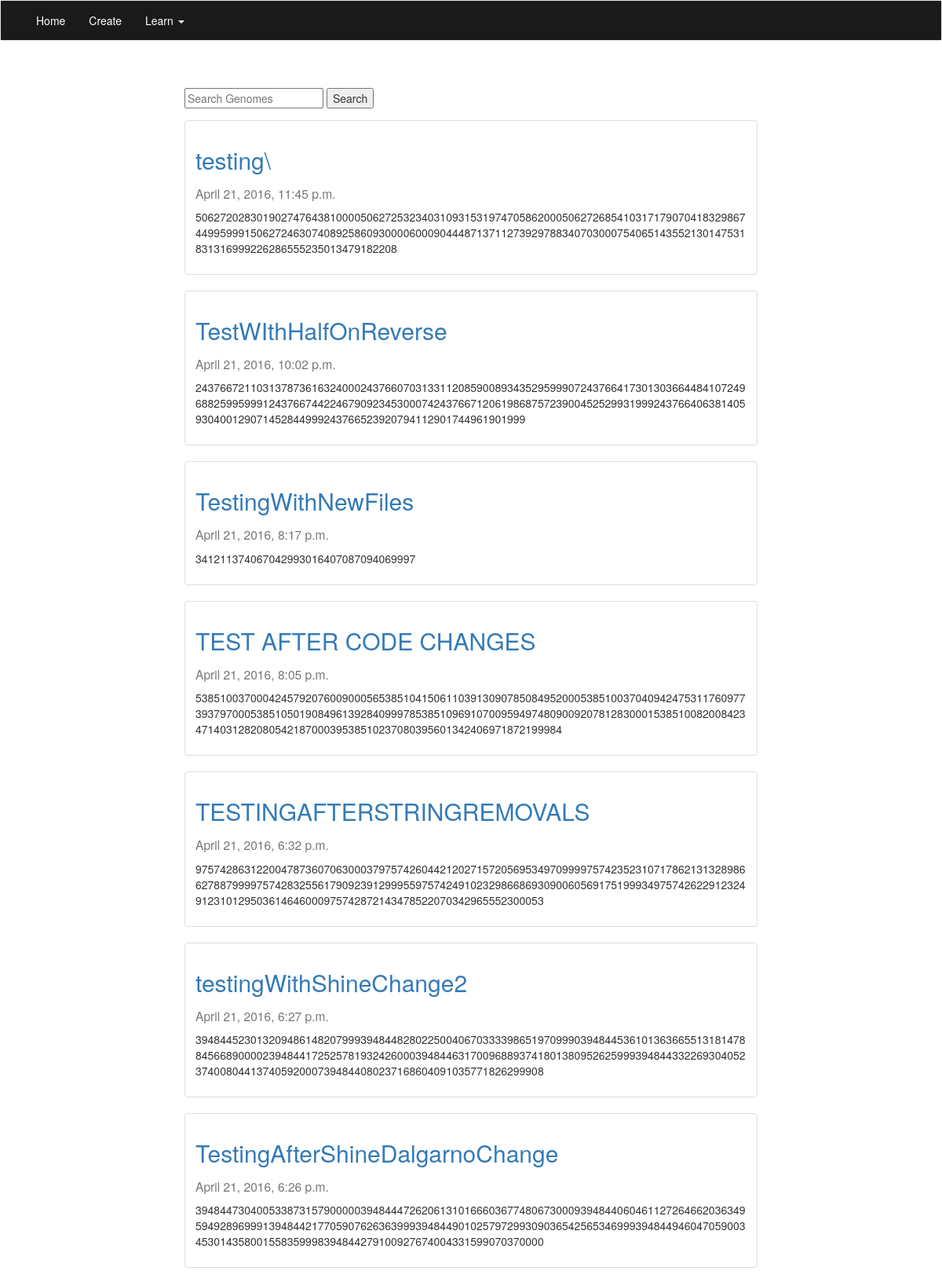
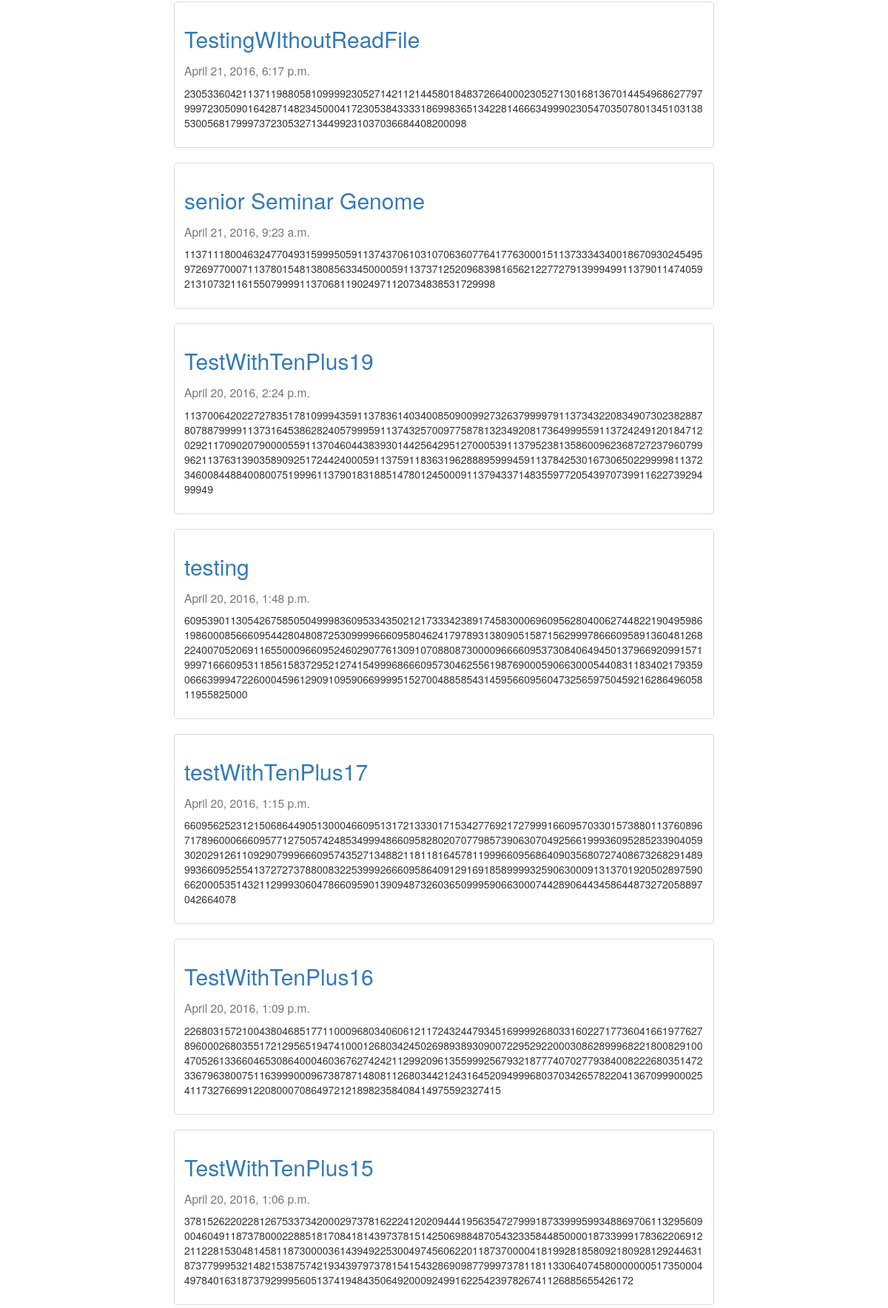
The page /genome/ (upper part) on the database its author committed (2 pictures, top to bottom).
### main/models.py (models this page shows, shortened)
class Genome(models.Model):
    title = models.CharField(max_length=255)
    file = models.FileField(null=True, blank=True)
    sequence = models.TextField()
    timestamp = models.DateTimeField(auto_now=True, auto_now_add=False)
    updated = models.DateTimeField(auto_now=False, auto_now_add=True)
    def get_absolute_url(self):
        return reverse("genome:detail", kwargs={"id": self.id})
    class Meta:
        ordering = ["-timestamp"]

### main/views.py (the view)
def list(request):
    all_genomes = Genome.objects.all()
    query = request.GET.get('q')
    if query:
        all_genomes = all_genomes.filter(title__contains=query)
    context = {
        'genome_list': all_genomes,
    }
    return render(request, "genome_list.html", context)

### templates/genome_list.html (shortened to what this page needs)
{% extends 'base.html' %}
{% block content %}
    <div class="col-sm-8 col-sm-offset-2">
<form method="get" action="" style="margin-bottom: 2%">
    <input type="text" name="q" placeholder="Search Genomes" value="{{ request.GET.q }}"/>
    <input type="submit" value="Search"/>
    </form>
{% for genome in genome_list %}
        <div class="row">
  <div class="col-sm-12">
    <div class="thumbnail">
      <div class="caption">
        <h3><a href="{{ genome.get_absolute_url }}"> <h2>{{ genome.title }}</h2> </a>
            <small> {{ genome.timestamp }}</small></h3>
        <p style="word-wrap: break-word">{{ genome.sequence }}</p>
      </div>
    </div>
  </div>
     </div>
{% endfor %}
    </div>
{% endblock %}

### templates/base.html (shortened to what this page needs)
<!DOCTYPE html>
<html lang="en">
<head>
<link rel="stylesheet" type="text/css" href="../static/index.css"/>
  <link rel="stylesheet" href="http://maxcdn.bootstrapcdn.com/bootstrap/3.3.6/css/bootstrap.min.css">
</head>
<body style ="background-image: url('https://i.ytimg.com/vi/vkb0L-JvXNQ/maxresdefault.jpg')">
{% include "header.html" %}
<div class="container">
{% block content %} {% endblock %}
</div>
</body>
</html>

### templates/header.html (shortened to what this page needs)
{% block header %}
<nav class="navbar navbar-default" style="margin-bottom: 0;">
  <div class="container-fluid" style="background-color: #1a1a1a">
    <div class="collapse navbar-collapse" id="bs-example-navbar-collapse-1">
      <ul class="nav navbar-nav">
        <li class=""><a href="/genome" style="color: white">Home<span class="sr-only">(current)</span></a></li>
        <li><a href="/genome/create" style="color: white">Create</a></li>
        <li class="dropdown">
          <a href="#" class="dropdown-toggle" data-toggle="dropdown" role="button" aria-haspopup="true"
             aria-expanded="false" style = "color: white"> Learn <span class="caret"></span></a>
        </li>
      </ul>
    </div>
  </div>
</nav>
{%  endblock header %}

### static/index.css (style rules this page uses)
body { //background-color: black; }
body > .container { padding-top: 60px; }
.row p { //color:whitesmoke; }

### rows shown on the page
Genome: title "testing\\", timestamp "April 21, 2016, 11:45 p.m.", sequence "506272028301902747643810000506272532340310931531974705862000506272685410317179070418329867449959991506272463074089258609300006000904448713711273929788340703000754065143552130147531831316999226286555235013479182208"
Genome: title "TestWIthHalfOnReverse", timestamp "April 21, 2016, 10:02 p.m.", sequence "243766721103137873616324000243766070313311208590089343529599907243766417301303664484107249688259959991243766744224679092345300074243766712061986875723900452529931999243766406381405930400129071452844999243766523920794112901744961901999"
Genome: title "TestingWithNewFiles", timestamp "April 21, 2016, 8:17 p.m.", sequence "341211374067042993016407087094069997"
Genome: title "TEST AFTER CODE CHANGES", timestamp "April 21, 2016, 8:05 p.m.", sequence "538510037000424579207600900056538510415061103913090785084952000538510037040942475311760977393797000538510501908496139284099978538510969107009594974809009207812830001538510082008423471403128208054218700039538510237080395601342406971872199984"
Genome: title "TESTINGAFTERSTRINGREMOVALS", timestamp "April 21, 2016, 6:32 p.m.", sequence "975742863122004787360706300037975742604421202715720569534970999975742352310717862131328986627887999975742832556179092391299955975742491023298668693090060569175199934975742622912324912310129503614646000975742872143478522070342965552300053"
Genome: title "testingWithShineChange2", timestamp "April 21, 2016, 6:27 p.m.", sequence "394844523013209486148207999394844828022500406703333986519709990394844536101363665513181478845668900002394844172525781932426000394844631700968893741801380952625999394844332269304052374008044137405920007394844080237168604091035771826299908"
Genome: title "TestingAfterShineDalgarnoChange", timestamp "April 21, 2016, 6:26 p.m.", sequence "394844730400533873157900000394844472620613101666036774806730009394844060461127264662036349594928969991394844217705907626363999394844901025797299309036542565346999394844946047059003453014358001558359998394844279100927674004331599070370000"
Genome: title "TestingWIthoutReadFile", timestamp "April 21, 2016, 6:17 p.m.", sequence "2305336042113711988058109999230527142112144580184837266400023052713016813670144549686277979997230509016428714823450004172305384333318699836513422814666349990230547035078013451031385300568179997372305327134499231037036684408200098"
Genome: title "senior Seminar Genome", timestamp "April 21, 2016, 9:23 a.m.", sequence "113711180046324770493159995059113743706103107063607764177630001511373334340018670930245495972697700071137801548138085633450000591137371252096839816562122772791399949911379011474059213107321161550799991137068119024971120734838531729998"
Genome: title "TestWithTenPlus19", timestamp "April 20, 2016, 2:24 p.m.", sequence "11370064202272783517810999435911378361403400850900992732637999979113734322083490730238288780788799991137316453862824057999591137432570097758781323492081736499955911372424912018471202921170902079000055911370460443839301442564295127000539113795238135860096236872723796079996211376313903589092517244240005911375911836319628889599945911378425301673065022999981137234600844884008007519996113790183188514780124500091137943371483559772054397073991162273929499949"
Genome: title "testing", timestamp "April 20, 2016, 1:48 p.m.", sequence "60953901130542675850504999836095334350212173334238917458300069609562804006274482219049598619860008566609544280480872530999966609580462417978931380905158715629997866609589136048126822400705206911655000966095246029077613091070880873000096666095373084064945013796692099157199971666095311856158372952127415499968666095730462556198769000590663000544083118340217935906663999472260004596129091095906699995152700488585431459566095604732565975045921628649605811955825000"
Genome: title "testWithTenPlus17", timestamp "April 20, 2016, 1:15 p.m.", sequence "660956252312150686449051300046609513172133301715342776921727999166095703301573880113760896717896000666095771275057424853499948660958280207077985739063070492566199936095285233904059302029126110929079996660957435271348821181181645781199966095686409035680727408673268291489993660952554137272737880083225399926660958640912916918589999325906300091313701920502897590662000535143211299930604786609590139094873260365099959066300074428906443458644873272058897042664078"
Genome: title "TestWithTenPlus16", timestamp "April 20, 2016, 1:09 p.m.", sequence "2268031572100438046851771100096803406061211724324479345169999268033160227177360416619776278960002680355172129565194741000126803424502698938930900722952922000308628999682218008291004705261336604653086400046036762742421129920961355999256793218777407027793840082226803514723367963800751163999000967387871480811268034421243164520949996803703426578220413670999000254117327669912208000708649721218982358408414975592327415"
Genome: title "TestWithTenPlus15", timestamp "April 20, 2016, 1:06 p.m.", sequence "378152622022812675337342000297378162224120209444195635472799918733999599348869706113295609004604911873780002288518170841814397378151425069884870543233584485000018733999178362206912211228153048145811873000036143949225300497456062201187370000418199281858092180928129244631873779995321482153875742193439797378154154328690987799973781181133064074580000000517350004497840163187379299956051374194843506492000924991622542397826741126885655426172"
